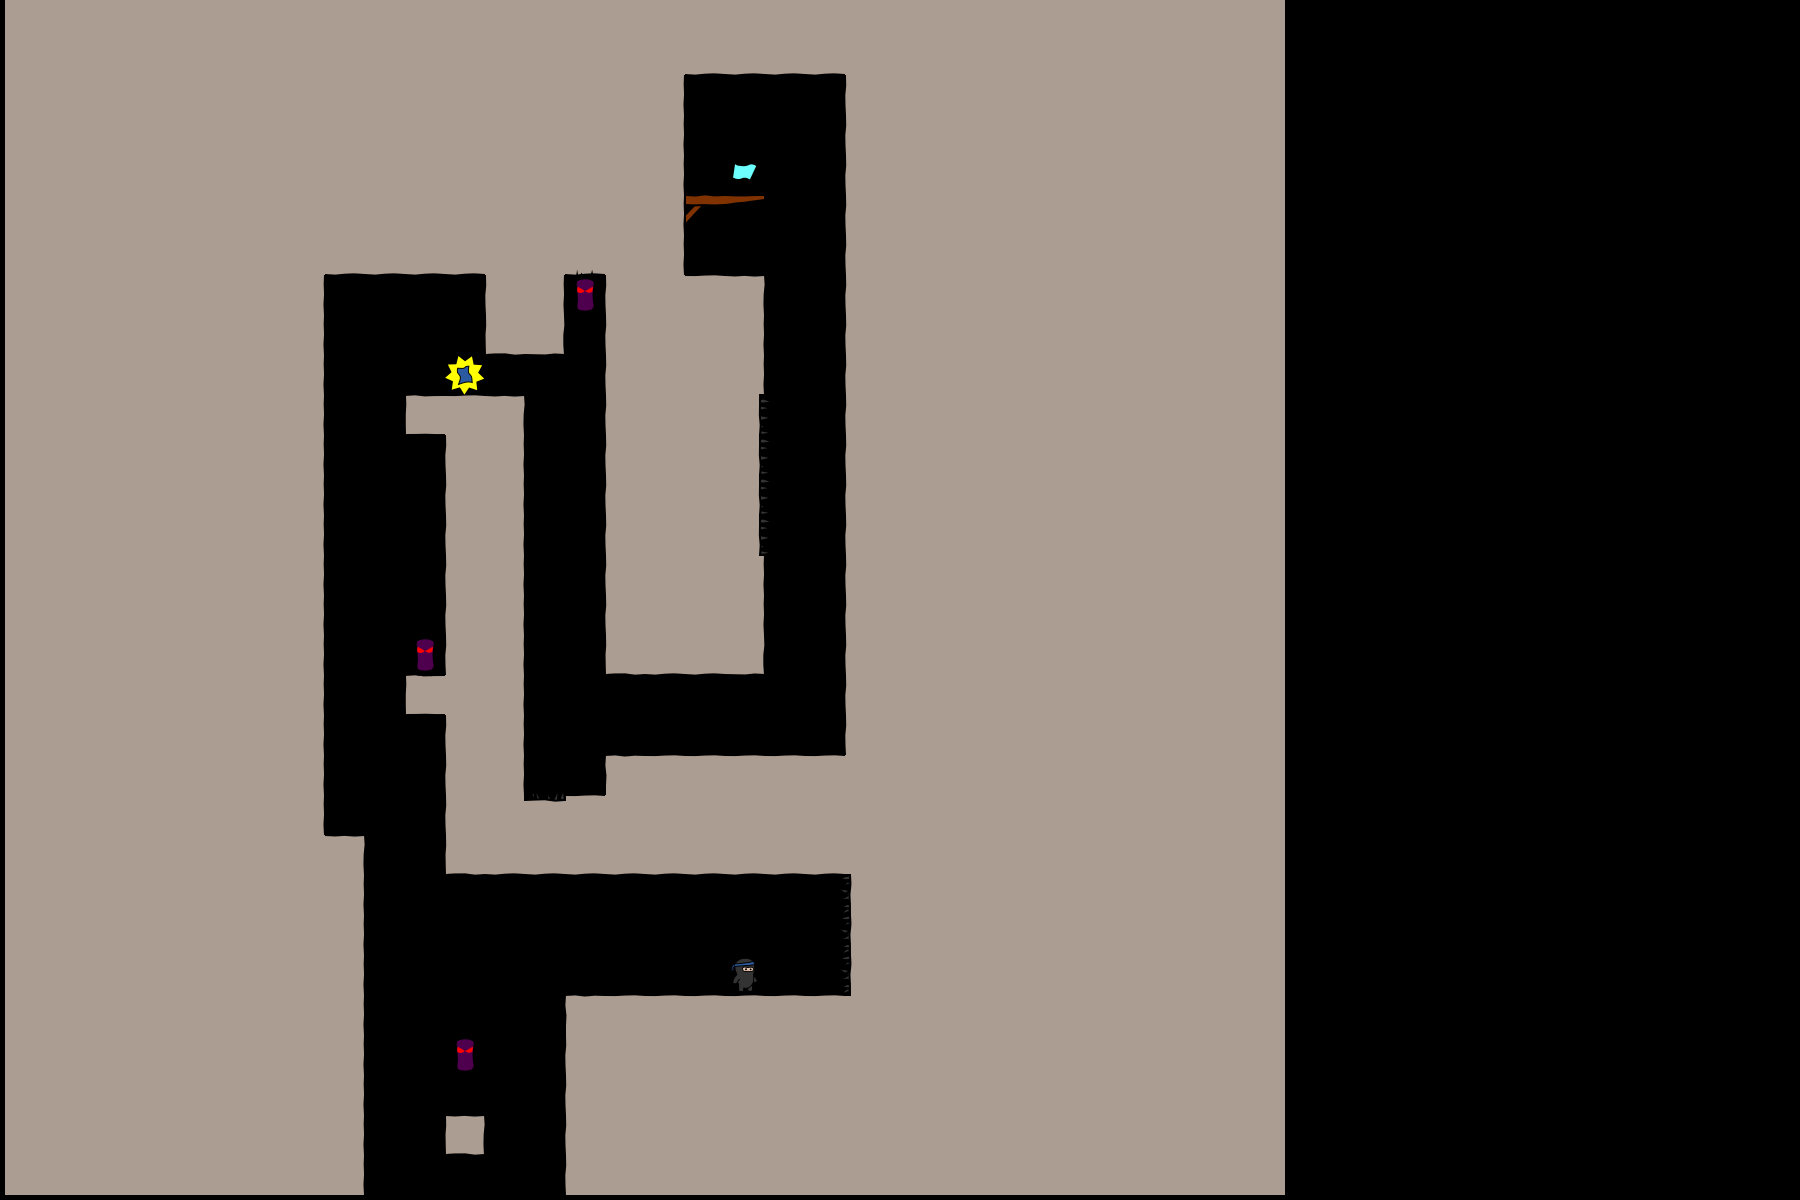

A level layout from a 2D game, rendered from its tile map. Below: a short description, then the map file with its tile-grid data intact:
An orthogonal 45x30 tile map with 40x40 px tiles, 3 tile layers (bg, objects, fg), 2 tilesets.

<map version="1.0" orientation="orthogonal" width="45" height="30" tilewidth="40" tileheight="40">
 <tileset firstgid="1" name="world1" tilewidth="50" tileheight="50">
  <image source="world1.png" width="400" height="400" />
 </tileset>
 <tileset firstgid="65" name="objectpalette" tilewidth="50" tileheight="50">
  <image source="objectpalette.png" width="400" height="400" />
 </tileset>
 <layer name="bg" width="32" height="30">
  <data encoding="csv">  18,18,18,18,18,18,18,18,18,18,18,18,18,18,18,18,18,18,18,18,18,18,18,18,18,18,18,18,18,18,18,18,
  18,18,18,18,18,18,18,18,18,18,18,18,18,18,18,18,18,26,26,26,26,18,18,18,18,18,18,18,18,18,18,18,
  18,18,18,18,18,18,18,18,18,18,18,18,18,18,18,18,19,0,0,0,0,17,18,18,18,18,18,18,18,18,18,18,
  18,18,18,18,18,18,18,18,18,18,18,18,18,18,18,18,19,0,0,0,0,17,18,18,18,18,18,18,18,18,18,18,
  18,18,18,18,18,18,18,18,18,18,18,18,18,18,18,18,19,0,0,0,0,17,18,18,18,18,18,18,18,18,18,18,
  18,18,18,18,18,18,18,18,18,18,18,18,18,18,18,18,19,6,15,0,0,17,18,18,18,18,18,18,18,18,18,18,
  18,18,18,18,18,18,18,18,26,26,26,26,18,18,26,18,19,0,0,0,0,17,18,18,18,18,18,18,18,18,18,18,
  18,18,18,18,18,18,18,19,0,0,0,0,17,19,0,17,18,10,11,0,0,17,18,18,18,18,18,18,18,18,18,18,
  18,18,18,18,18,18,18,19,0,0,0,0,25,27,0,17,18,18,19,0,0,17,18,18,18,18,18,18,18,18,18,18,
  18,18,18,18,18,18,18,19,0,0,0,0,0,0,0,17,18,18,19,0,0,17,18,18,18,18,18,18,18,18,18,18,
  18,18,18,18,18,18,18,19,0,0,1,10,11,0,0,17,18,18,0,0,0,17,18,18,18,18,18,18,18,18,18,18,
  18,18,18,18,18,18,18,19,0,0,0,17,19,0,0,17,18,18,0,0,0,17,18,18,18,18,18,18,18,18,18,18,
  18,18,18,18,18,18,18,19,0,0,0,17,19,0,0,17,18,18,0,0,0,17,18,18,18,18,18,18,18,18,18,18,
  18,18,18,18,18,18,18,19,0,0,0,17,19,0,0,17,18,18,0,0,0,17,18,18,18,18,18,18,18,18,18,18,
  18,18,18,18,18,18,18,19,0,0,0,17,19,0,0,17,18,18,19,0,0,17,18,18,18,18,18,18,18,18,18,18,
  18,18,18,18,18,18,18,19,0,0,0,17,19,0,0,17,18,18,19,0,0,17,18,18,18,18,18,18,18,18,18,18,
  18,18,18,18,18,18,18,19,0,0,0,17,19,0,0,25,26,26,27,0,0,17,18,18,18,18,18,18,18,18,18,18,
  18,18,18,18,18,18,18,19,0,0,1,18,19,0,0,0,0,0,0,0,0,17,18,18,18,18,18,18,18,18,18,18,
  18,18,18,18,18,18,18,19,0,0,0,17,19,0,0,0,0,0,0,0,0,17,18,18,18,18,18,18,18,18,18,18,
  18,18,18,18,18,18,18,19,0,0,0,17,19,0,0,9,10,10,10,10,10,18,18,18,18,18,18,18,18,18,18,18,
  18,18,18,18,18,18,18,19,0,0,0,17,18,0,10,18,18,18,18,18,18,18,18,18,18,18,18,18,18,18,18,18,
  18,18,18,18,18,18,18,18,11,0,0,25,26,26,26,26,26,26,26,26,26,18,18,18,18,18,18,18,18,18,18,18,
  18,18,18,18,18,18,18,18,19,0,0,0,0,0,0,0,0,0,0,0,0,0,18,18,18,18,18,18,18,18,18,18,
  18,18,18,18,18,18,18,18,19,0,0,0,0,0,0,0,0,0,0,0,0,0,18,18,18,18,18,18,18,18,18,18,
  18,18,18,18,18,18,18,18,19,0,0,0,0,0,0,0,0,0,0,0,0,0,18,18,18,18,18,18,18,18,18,18,
  18,18,18,18,18,18,18,18,19,0,0,0,0,0,9,10,10,10,10,10,10,18,18,18,18,18,18,18,18,18,18,18,
  18,18,18,18,18,18,18,18,19,0,0,0,0,0,17,18,18,18,18,18,18,18,18,18,18,18,18,18,18,18,18,18,
  18,18,18,18,18,18,18,18,19,0,0,0,0,0,17,18,18,18,18,18,18,18,18,18,18,18,18,18,18,18,18,18,
  18,18,18,18,18,18,18,18,19,0,0,4,0,0,17,18,18,18,18,18,18,18,18,18,18,18,18,18,18,18,18,18,
  18,18,18,18,18,18,18,18,19,0,0,0,0,0,17,18,18,18,18,18,18,18,18,18,18,18,18,18,18,18,18,18
</data>
 </layer>
 <layer name="objects" width="32" height="30">
  <data encoding="csv">
  0,0,0,0,0,0,0,0,0,0,0,0,0,0,0,0,0,0,0,0,0,0,0,0,0,0,0,0,0,0,0,0,
  0,0,0,0,0,0,0,0,0,0,0,0,0,0,0,0,0,0,0,0,0,0,0,0,0,0,0,0,0,0,0,0,
  0,0,0,0,0,0,0,0,0,0,0,0,0,0,0,0,0,0,0,0,0,0,0,0,0,0,0,0,0,0,0,0,
  0,0,0,0,0,0,0,0,0,0,0,0,0,0,0,0,0,0,0,0,0,0,0,0,0,0,0,0,0,0,0,0,
  0,0,0,0,0,0,0,0,0,0,0,0,0,0,0,0,0,0,66,0,0,0,0,0,0,0,0,0,0,0,0,0,
  0,0,0,0,0,0,0,0,0,0,0,0,0,0,0,0,0,0,0,0,0,0,0,0,0,0,0,0,0,0,0,0,
  0,0,0,0,0,0,0,0,0,0,0,0,0,0,0,0,0,0,0,0,0,0,0,0,0,0,0,0,0,0,0,0,
  0,0,0,0,0,0,0,0,0,0,0,0,0,0,74,0,0,0,0,0,0,0,0,0,0,0,0,0,0,0,0,0,
  0,0,0,0,0,0,0,0,0,0,0,0,0,0,0,0,0,0,0,0,0,0,0,0,0,0,0,0,0,0,0,0,
  0,0,0,0,0,0,0,0,0,0,0,68,0,0,0,0,0,0,0,0,0,0,0,0,0,0,0,0,0,0,0,0,
  0,0,0,0,0,0,0,0,0,0,0,0,0,0,0,0,0,0,115,0,0,0,0,0,0,0,0,0,0,0,0,0,
  0,0,0,0,0,0,0,0,0,0,0,0,0,0,0,0,0,0,115,0,0,0,0,0,0,0,0,0,0,0,0,0,
  0,0,0,0,0,0,0,0,0,0,0,0,0,0,0,0,0,0,115,0,0,0,0,0,0,0,0,0,0,0,0,0,
  0,0,0,0,0,0,0,0,0,0,0,0,0,0,0,0,0,0,115,0,0,0,0,0,0,0,0,0,0,0,0,0,
  0,0,0,0,0,0,0,0,0,0,0,0,0,0,0,0,0,0,0,0,0,0,0,0,0,0,0,0,0,0,0,0,
  0,0,0,0,0,0,0,0,0,0,0,0,0,0,0,0,0,0,0,0,0,0,0,0,0,0,0,0,0,0,0,0,
  0,0,0,0,0,0,0,0,0,0,74,0,0,0,0,0,0,0,0,0,0,0,0,0,0,0,0,0,0,0,0,0,
  0,0,0,0,0,0,0,0,0,0,0,0,0,0,0,0,0,0,0,0,0,0,0,0,0,0,0,0,0,0,0,0,
  0,0,0,0,0,0,0,0,0,0,0,0,0,0,0,0,0,0,0,0,0,0,0,0,0,0,0,0,0,0,0,0,
  0,0,0,0,0,0,0,0,0,0,0,0,0,0,0,0,0,0,0,0,0,0,0,0,0,0,0,0,0,0,0,0,
  0,0,0,0,0,0,0,0,0,0,0,0,0,106,0,0,0,0,0,0,0,0,0,0,0,0,0,0,0,0,0,0,
  0,0,0,0,0,0,0,0,0,0,0,0,0,0,0,0,0,0,0,0,0,0,0,0,0,0,0,0,0,0,0,0,
  0,0,0,0,0,0,0,0,0,0,0,0,0,0,0,0,0,0,0,0,0,113,0,0,0,0,0,0,0,0,0,0,
  0,0,0,0,0,0,0,0,0,0,0,0,0,0,0,0,0,0,0,0,0,113,0,0,0,0,0,0,0,0,0,0,
  0,0,0,0,0,0,0,0,0,0,0,0,0,0,0,0,0,0,65,0,0,113,0,0,0,0,0,0,0,0,0,0,
  0,0,0,0,0,0,0,0,0,0,0,0,0,0,0,0,0,0,0,0,0,0,0,0,0,0,0,0,0,0,0,0,
  0,0,0,0,0,0,0,0,0,0,0,74,0,0,0,0,0,0,0,0,0,0,0,0,0,0,0,0,0,0,0,0,
  0,0,0,0,0,0,0,0,0,0,0,0,0,0,0,0,0,0,0,0,0,0,0,0,0,0,0,0,0,0,0,0,
  0,0,0,0,0,0,0,0,0,0,0,0,0,0,0,0,0,0,0,0,0,0,0,0,0,0,0,0,0,0,0,0,
  0,0,0,0,0,0,0,0,0,0,0,0,0,0,0,0,0,0,0,0,0,0,0,0,0,0,0,0,0,0,0,0
</data>
 </layer>
 <layer name="fg" width="32" height="30">
  <data encoding="csv">
  0,0,0,0,0,0,0,0,0,0,0,0,0,0,0,0,0,0,0,0,0,0,0,0,0,0,0,0,0,0,0,0,
  0,0,0,0,0,0,0,0,0,0,0,0,0,0,0,0,0,0,0,0,0,0,0,0,0,0,0,0,0,0,0,0,
  0,0,0,0,0,0,0,0,0,0,0,0,0,0,0,0,0,0,0,0,0,0,0,0,0,0,0,0,0,0,0,0,
  0,0,0,0,0,0,0,0,0,0,0,0,0,0,0,0,0,0,0,0,0,0,0,0,0,0,0,0,0,0,0,0,
  0,0,0,0,0,0,0,0,0,0,0,0,0,0,0,0,0,0,0,0,0,0,0,0,0,0,0,0,0,0,0,0,
  0,0,0,0,0,0,0,0,0,0,0,0,0,0,0,0,0,0,0,0,0,0,0,0,0,0,0,0,0,0,0,0,
  0,0,0,0,0,0,0,0,0,0,0,0,0,0,0,0,0,0,0,0,0,0,0,0,0,0,0,0,0,0,0,0,
  0,0,0,0,0,0,0,0,0,0,0,0,0,0,0,0,0,0,0,0,0,0,0,0,0,0,0,0,0,0,0,0,
  0,0,0,0,0,0,0,0,0,0,0,0,0,0,0,0,0,0,0,0,0,0,0,0,0,0,0,0,0,0,0,0,
  0,0,0,0,0,0,0,0,0,0,0,0,0,0,0,0,0,0,0,0,0,0,0,0,0,0,0,0,0,0,0,0,
  0,0,0,0,0,0,0,0,0,0,0,0,0,0,0,0,0,0,0,0,0,0,0,0,0,0,0,0,0,0,0,0,
  0,0,0,0,0,0,0,0,0,0,0,0,0,0,0,0,0,0,0,0,0,0,0,0,0,0,0,0,0,0,0,0,
  0,0,0,0,0,0,0,0,0,0,0,0,0,0,0,0,0,0,0,0,0,0,0,0,0,0,0,0,0,0,0,0,
  0,0,0,0,0,0,0,0,0,0,0,0,0,0,0,0,0,0,0,0,0,0,0,0,0,0,0,0,0,0,0,0,
  0,0,0,0,0,0,0,0,0,0,0,0,0,0,0,0,0,0,0,0,0,0,0,0,0,0,0,0,0,0,0,0,
  0,0,0,0,0,0,0,0,0,0,0,0,0,0,0,0,0,0,0,0,0,0,0,0,0,0,0,0,0,0,0,0,
  0,0,0,0,0,0,0,0,0,0,0,0,0,0,0,0,0,0,0,0,0,0,0,0,0,0,0,0,0,0,0,0,
  0,0,0,0,0,0,0,0,0,0,0,0,0,0,0,0,0,0,0,0,0,0,0,0,0,0,0,0,0,0,0,0,
  0,0,0,0,0,0,0,0,0,0,0,0,0,0,0,0,0,0,0,0,0,0,0,0,0,0,0,0,0,0,0,0,
  0,0,0,0,0,0,0,0,0,0,0,0,0,0,0,0,0,0,0,0,0,0,0,0,0,0,0,0,0,0,0,0,
  0,0,0,0,0,0,0,0,0,0,0,0,0,0,0,0,0,0,0,0,0,0,0,0,0,0,0,0,0,0,0,0,
  0,0,0,0,0,0,0,0,0,0,0,0,0,0,0,0,0,0,0,0,0,0,0,0,0,0,0,0,0,0,0,0,
  0,0,0,0,0,0,0,0,0,0,0,0,0,0,0,0,0,0,0,0,0,0,0,0,0,0,0,0,0,0,0,0,
  0,0,0,0,0,0,0,0,0,0,0,0,0,0,0,0,0,0,0,0,0,0,0,0,0,0,0,0,0,0,0,0,
  0,0,0,0,0,0,0,0,0,0,0,0,0,0,0,0,0,0,0,0,0,0,0,0,0,0,0,0,0,0,0,0,
  0,0,0,0,0,0,0,0,0,0,0,0,0,0,0,0,0,0,0,0,0,0,0,0,0,0,0,0,0,0,0,0,
  0,0,0,0,0,0,0,0,0,0,0,0,0,0,0,0,0,0,0,0,0,0,0,0,0,0,0,0,0,0,0,0,
  0,0,0,0,0,0,0,0,0,0,0,0,0,0,0,0,0,0,0,0,0,0,0,0,0,0,0,0,0,0,0,0,
  0,0,0,0,0,0,0,0,0,0,0,0,0,0,0,0,0,0,0,0,0,0,0,0,0,0,0,0,0,0,0,0,
  0,0,0,0,0,0,0,0,0,0,0,0,0,0,0,0,0,0,0,0,0,0,0,0,0,0,0,0,0,0,0,0
</data>
 </layer>
</map>
